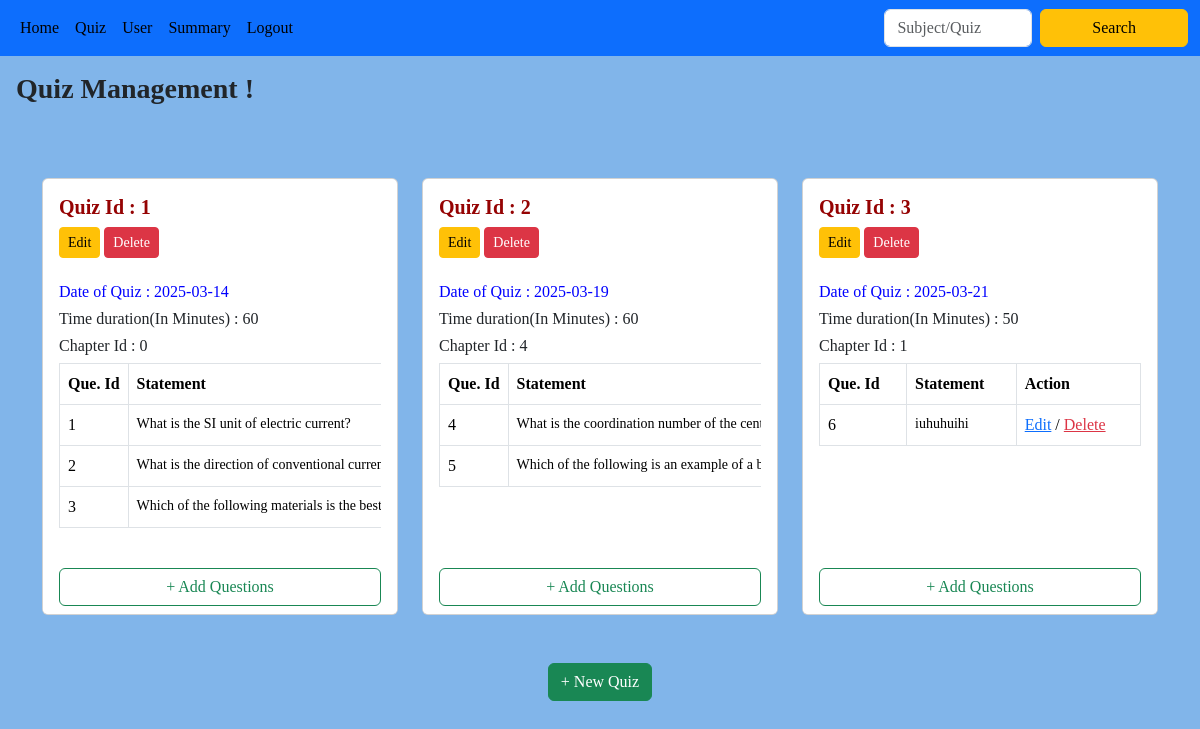
Page /admin_quiz/1 on the earlier database version.
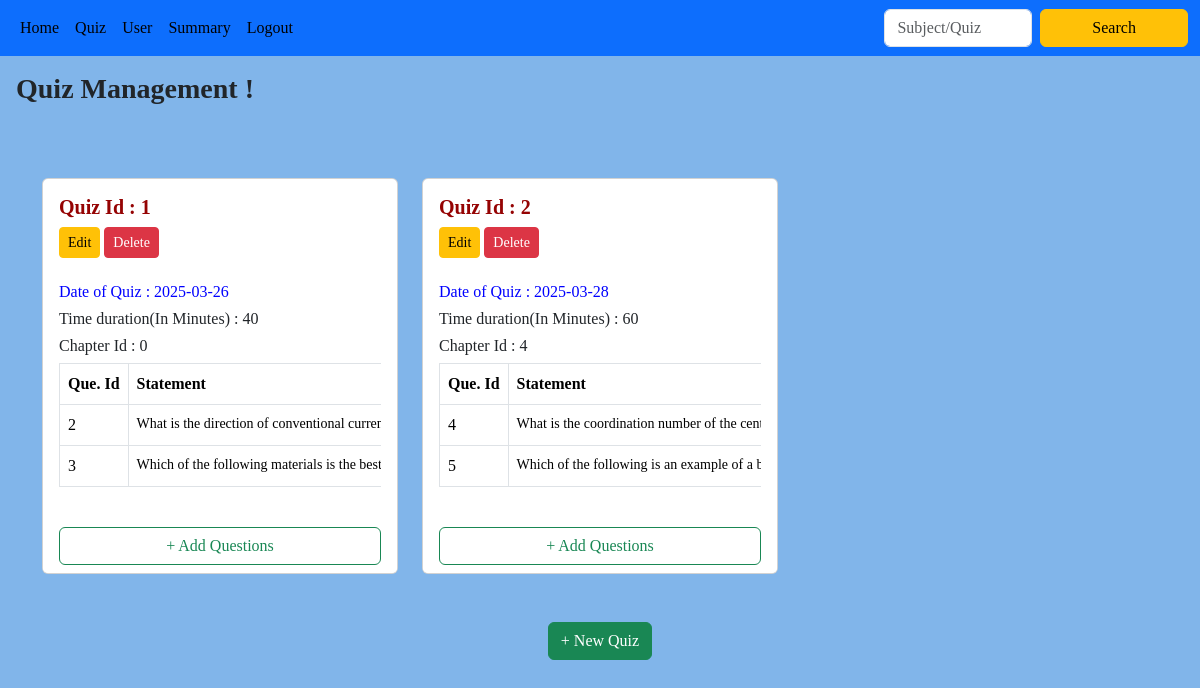
Same page on the later database version.
### backend/models.py (models this page shows)
class Quiz(db.Model):
    __tablename__ = "quiz"
    id = db.Column(db.Integer, primary_key=True)
    date_of_quiz = db.Column(db.Date, nullable=False)
    time_duration_minutes = db.Column(db.Integer, nullable=False)
    chapter_id = db.Column(db.Integer, db.ForeignKey("chapter.id"), nullable=False, index=True)
    remark = db.Column(db.String(), nullable=True ,default="No remark")
    questions = db.relationship("Question", cascade="all,delete-orphan", backref="quiz", lazy=True)
    scores = db.relationship("Score", cascade="all,delete-orphan", backref="quiz", lazy=True)

class Question(db.Model):
    __tablename__ = 'question'
    id = db.Column(db.Integer, primary_key=True)
    quiz_id = db.Column(db.Integer, db.ForeignKey('quiz.id'), nullable=False, index=True)
    question_statement = db.Column(db.String(), nullable=False)
    option1 = db.Column(db.String(), nullable=False)
    option2 = db.Column(db.String(), nullable=False)
    option3 = db.Column(db.String(), nullable=False)
    option4 = db.Column(db.String(), nullable=False)
    correct_option = db.Column(db.String(), nullable=False)

### backend/controller.py (the view)
@app.route("/admin_quiz/<id>")
def admin_quiz(id):
    quizzes=get_quiz()
    chapters=get_chapter()
    return render_template("admin_quiz.html",id=id,quizzes=quizzes,chapters=chapters)

### backend/controller.py (called while the page is built)
def get_chapter():
    chapters=Chapter.query.all()
    return chapters

def get_quiz():
    quizzes=Quiz.query.all()
    return quizzes

### templates/admin_quiz.html
{% extends "admin_layout.html" %}
{% block content %}
<h3 class="p-3" style="font-family: 'Times New Roman', Times, serif; font-weight: bold;">
    Quiz Management !
</h3>
<br><br>
{% if quizzes %}
<div class="container">
    <div class="row row-cols-1 row-cols-md-2 row-cols-lg-3 g-4">
        {% for quiz in quizzes %}
        <div class="col">
            <div class="card h-100 d-flex flex-column">
                <div class="card-body flex-grow-1">
                 <h5 class="card-title" style="color: rgb(149, 3, 3); font-weight: bold; font-family: Georgia, 'Times New Roman', Times, serif;">Quiz Id : {{ quiz.id }}</h5>
                 <a href="/edit_quiz/{{quiz.id}}/{{id}}" class="btn btn-sm btn-warning">Edit</a>
                 <a href="/delete_quiz?quiz_id={{quiz.id}}&id={{id}}" class="btn btn-sm btn-danger">Delete</a>
                 <br><br>
                 <h6 style="color: blue;">Date of Quiz : {{quiz.date_of_quiz}}</h6>
                 <h6>Time duration(In Minutes) : {{quiz.time_duration_minutes}}</h6>
                    <div class="table-responsive">
                        <h6>Chapter Id : {{quiz.chapter_id}}</h6>
                        <table class="table table-bordered">
                        {% if quiz.questions %}
                            <thead>
                                <tr>
                                    <th>Que. Id</th>
                                    <th>Statement</th>
                                    <th>Action</th>
                                </tr>
                            </thead>
                            <tbody>
                                 {% for question in quiz.questions%}
                                <tr>
                                    <td>{{question.id}}</td>
                                    <td class="signup-link"><a href="/admin_que/{{question.id}}/{{id}}" style="color: black;">{{question.question_statement}}</a></td>
                                    <td>
                                        <a href="/edit_que/{{quiz.id}}/{{question.id}}/{{id}}" class="text-primary">Edit</a> /
                                        <a href="/delete_question?question_id={{question.id}}&id={{id}}" class="text-danger">Delete</a>
                                    </td>
                                </tr>
                                {%endfor%}
                            </tbody>
                        {%else%}
                            <div>
                              <h4 class="center">No questions are there..!</h4>
                            </div>
                        {%endif%}
                        </table>
                    </div>
                </div>
                <div class="card-footer bg-white border-top-0">
                    <a href="/add_que/{{quiz.id}}/{{id}}" class="btn btn-outline-success w-100">+ Add Questions</a>
                </div>
            </div>
        </div>
        {% endfor %}
    </div>
</div>
{%else%}
  <div>
    <h5 class="center">No Subjects are there..!</h5>
  </div>
{% endif %}
<br><br>
<div class="d-flex justify-content-center">
    <a type="button" class="btn btn-success" href="/add_quiz/{{id}}">+ New Quiz</a>
</div>
{% endblock %}

### templates/admin_layout.html (shortened to what this page needs)
<!DOCTYPE html>
<html lang="en">
<head>
    <link href="https://cdn.jsdelivr.net/npm/bootstrap@5.3.3/dist/css/bootstrap.min.css" rel="stylesheet">
    <link rel="stylesheet" href="{{ url_for('static', filename='main.css') }}">
</head>
<body>
    <nav class="navbar navbar-expand-lg bg-primary">
        <div class="container-fluid">
          <div class="collapse navbar-collapse" id="navbarSupportedContent">
            <ul class="navbar-nav me-auto mb-2 mb-lg-0">
              <li class="nav-item">
                <a class="nav-link active" aria-current="page" href="/admin/{{id}}">Home</a>
              </li>
              <li class="nav-item">
                <a class="nav-link active" aria-current="page" href="/admin_quiz/{{id}}">Quiz</a>
              </li>
              <li class="nav-item">
                <a class="nav-link active" aria-current="page" href="/admin_user/{{id}}">User</a>
              </li>
              <li class="nav-item">
                <a class="nav-link active" aria-current="page" href="/summary/{{id}}">Summary</a>
              </li>
              <li class="nav-item">
                <a class="nav-link active" aria-current="page" href="/login">Logout</a>
              </li>
            </ul>
            <form class="d-flex" role="search" action="/search/{{id}}" method="POST">
              <input class="form-control me-2" type="search" placeholder="Subject/Quiz" aria-label="Search" name="search_txt" id="search_txt" >
              <button class="btn btn-warning" type="submit">Search</button>
            </form>
          </div>
        </div>
      </nav>
              {%block content%}{%endblock%}
</body>
</html>

### static/main.css (style rules this page uses)
body { margin: 0; padding: 0; font-family:Georgia, 'Times New Roman', Times, serif; background-color: #81b5ea; }
button { width: 100%; max-width: 400px; padding: 8px; background-color: #007BFF; border: none; border-radius: 4px; color: #fff; font-size: 16px; cursor: pointer; }
.signup-link { margin-top: 15px; font-size: 14px; color: #555; }
.signup-link a { color: #007BFF; text-decoration: none; }
.table th, .table td { white-space: nowrap; }

Differences in the rows shown:
removed Question: id "1", question_statement "What is the SI unit of electric current?", shown under Quiz id 1
removed Quiz: id "3", date_of_quiz "2025-03-21", time_duration_minutes "50", chapter_id "1"
removed Question: id "6", question_statement "iuhuhuihi", shown under "3"
changed Quiz id 1: date_of_quiz "2025-03-14" → "2025-03-26"; time_duration_minutes "60" → "40"
changed Quiz id 2: date_of_quiz "2025-03-19" → "2025-03-28"
